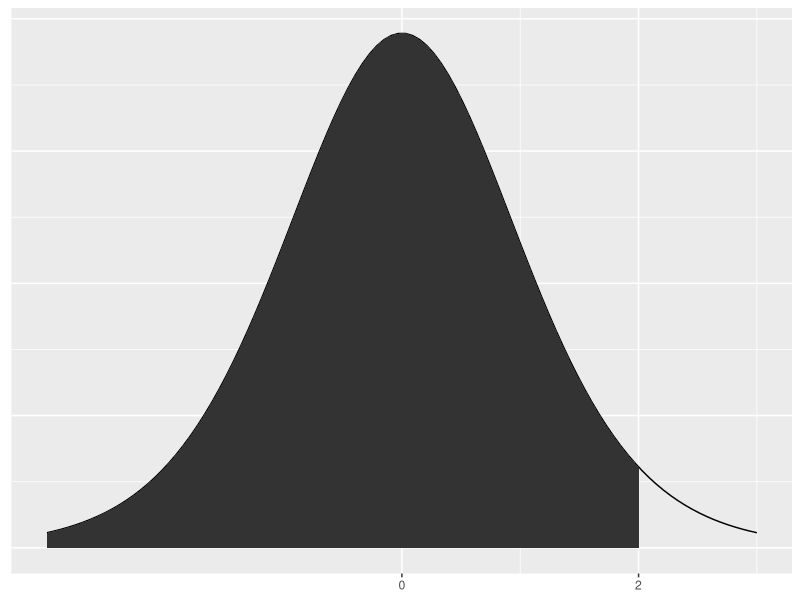
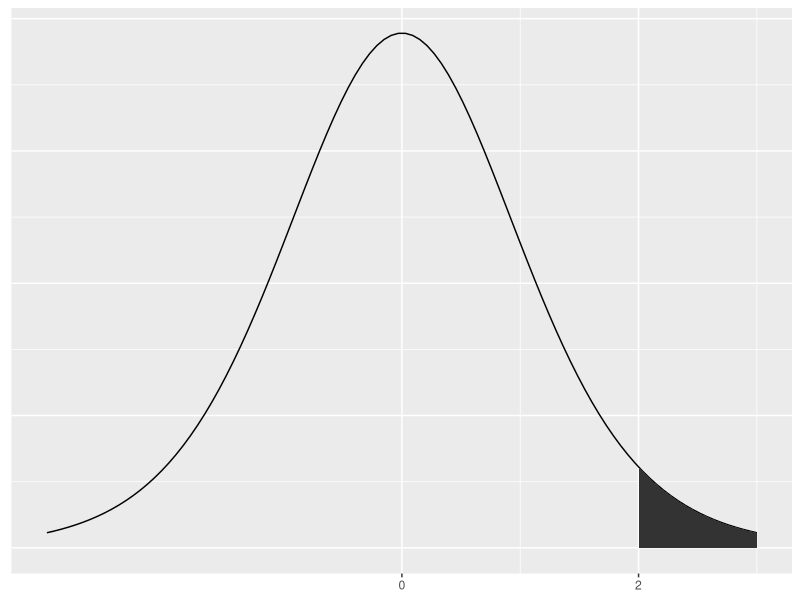
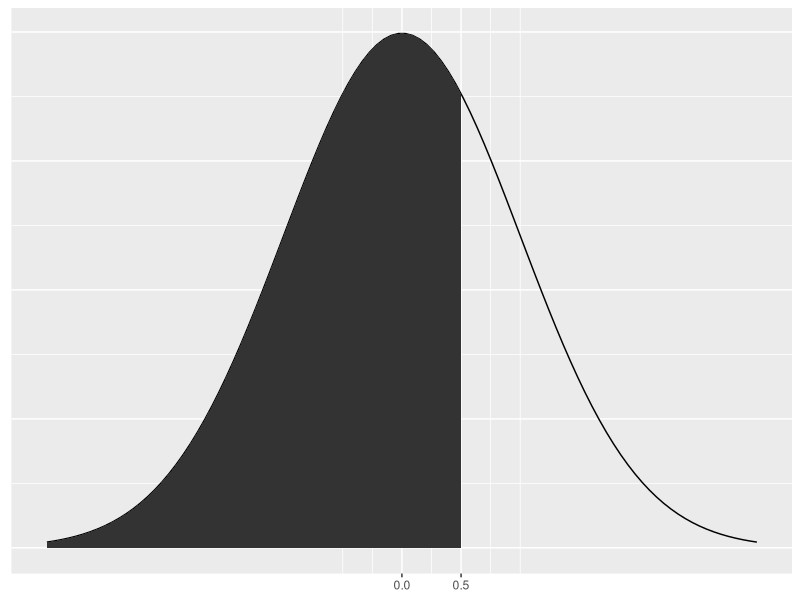
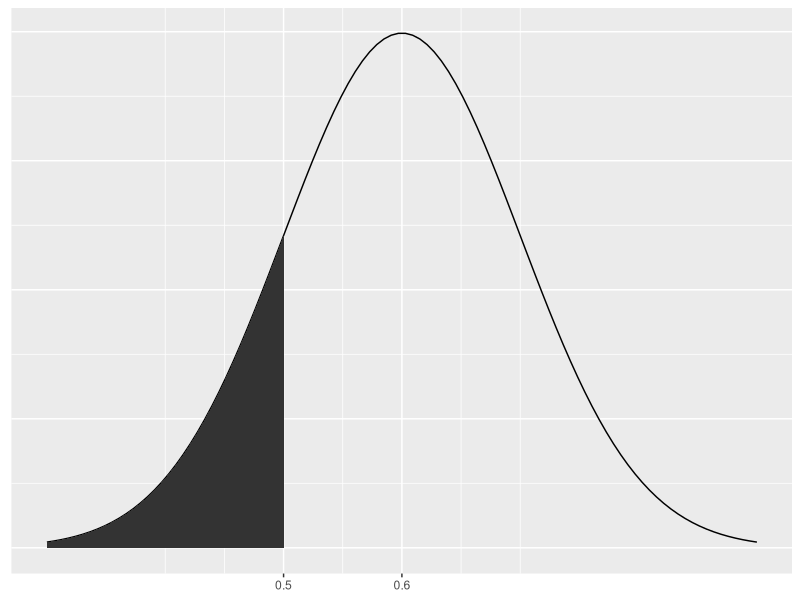
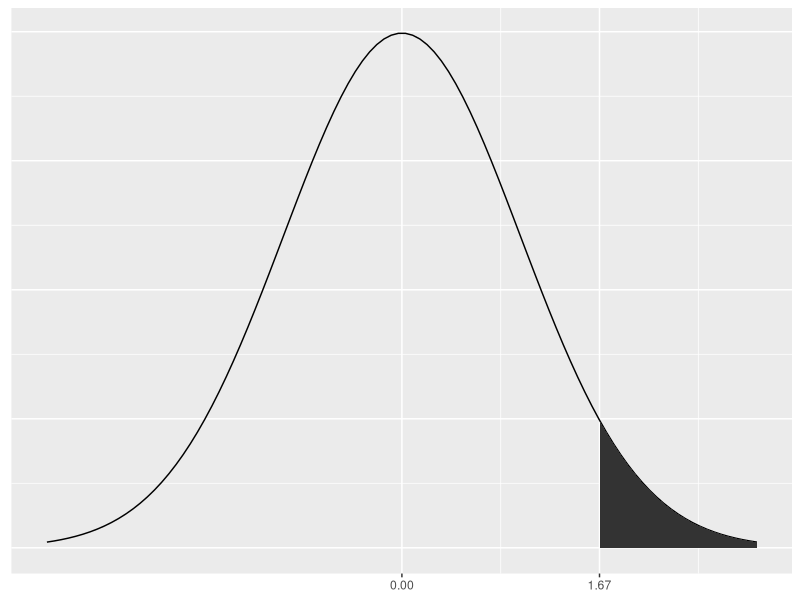
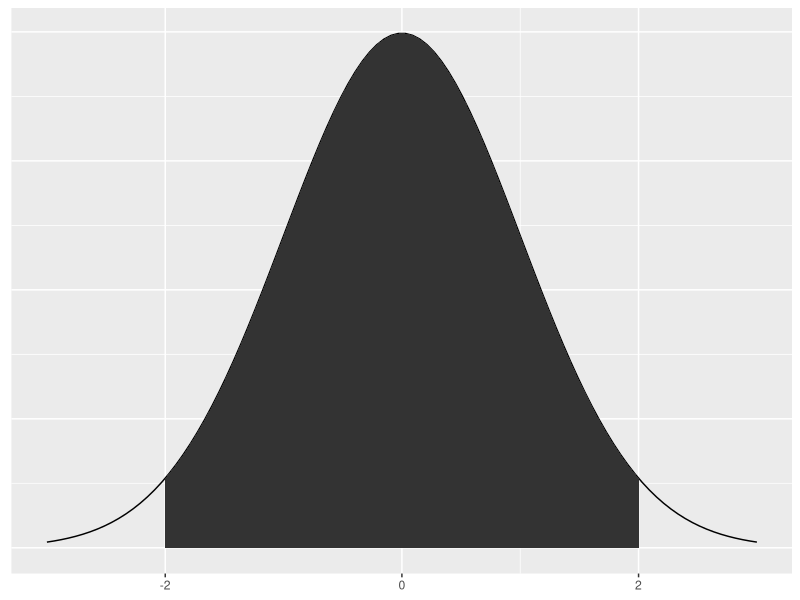

Write the R code that produced these figures, in order.
## ---- chunk 1
library(ggplot2)
density_plot <- function(lb, ub, mean = 0, sd = 1, dist.type = "normal", df = FALSE, limits = c(mean - 3 * sd, mean + 3 * sd)) {
    
  
    x <- seq(limits[1], limits[2], length.out = 100)
    xmin <- max(lb, limits[1])
    xmax <- min(ub, limits[2])
    areax <- seq(xmin, xmax, length.out = 100)
    
    
    if (dist.type == "normal") {
      y <- dnorm(x, mean = mean, sd = sd)
      ymax <- dnorm(areax, mean = mean, sd = sd)
    } else {
      y <- dt(x / sd, df = df)
      ymax <- dt(areax / sd, df = df)
    }
    
    area <- data.frame(x = areax, ymin = 0, ymax = ymax)
    
    (ggplot()
     + geom_line(data.frame(x = x, y = y),
                 mapping = aes(x = x, y = y))
     + geom_ribbon(data = area, mapping = aes(x = x, ymin = ymin, ymax = ymax))
     + scale_x_continuous(limits = limits, breaks = c(lb, ub, mean))
     + theme(axis.title.x=element_blank(),
             axis.title.y=element_blank(),
             axis.ticks.y=element_blank(),
             axis.text.y = element_blank()
             ))
}
## ---- chunk 2
density_plot(-Inf, 2, dist.type = "t", df = 10)
## ---- chunk 3
density_plot(2, Inf, dist.type = "t", df = 10)
## ---- chunk 4
density_plot(-Inf, 0.5, dist.type = "normal")
## ---- chunk 5
density_plot(-Inf, 0.5, mean = 0.6, sd = 0.1, dist.type = "normal")
## ---- chunk 6
density_plot(1.67, Inf, dist.type = "normal")
## ---- chunk 7
density_plot(-2, 2, dist.type = "normal")
